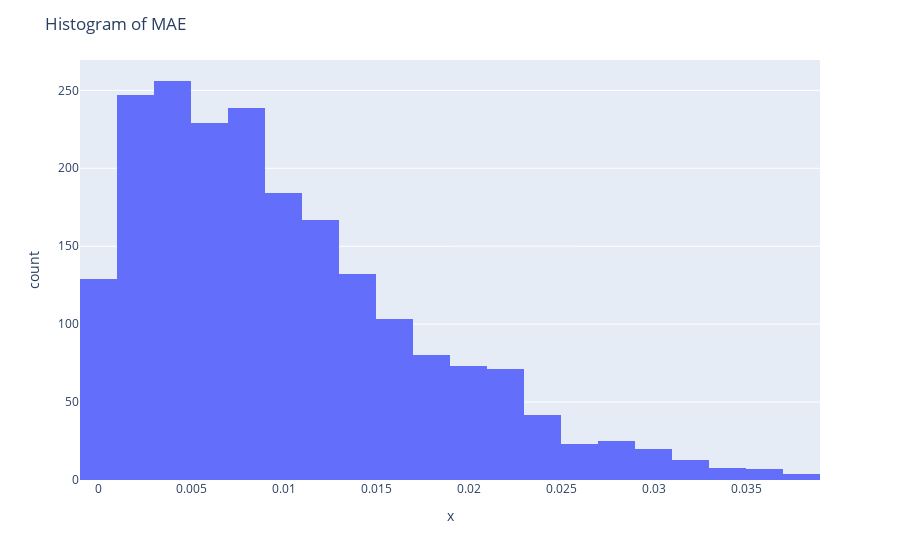

The code cell stored with this chart in its notebook:
### Code cell
all_mae_norms = []

for idx, data in enumerate(train_loader):

    interpolated_ts_coords = data.pos_interpolated_TS.detach().numpy()
    real_ts_coords = data.pos_real_TS
    real_ts_coords = np.array(real_ts_coords[0])

    difference_ts_coords = interpolated_ts_coords - real_ts_coords

    norm_difference_ts_coords = np.linalg.norm(difference_ts_coords, axis=1)
    # Mean absolute error
    mae = np.mean(norm_difference_ts_coords)
    all_mae_norms.append(mae)

    # Plot the real and interpolated TS structures
    # with two different colors on the same plot
    fig = px.scatter_3d(
        x=np.concatenate((real_ts_coords[:, 0], interpolated_ts_coords[:, 0])),
        y=np.concatenate((real_ts_coords[:, 1], interpolated_ts_coords[:, 1])),
        z=np.concatenate((real_ts_coords[:, 2], interpolated_ts_coords[:, 2])),
        color=np.concatenate((np.zeros(len(real_ts_coords)), np.ones(len(interpolated_ts_coords)))),
    )
    # Set the title of the plot as the mean absolute error
    fig.update_layout(title=f"MAE: {mae:.3f} Å")
    fig.write_html(f"plots/hamiltonian_model/interpolated_ts_{idx}_mae_{mae:.3f}.html")

# Plot a histogram of the MAE
fig = px.histogram(x=all_mae_norms, nbins=20)
fig.update_layout(title="Histogram of MAE")
fig.show()

### Figure 1 — Plotly figure (JSON) as saved in the notebook; plotly's stock layout.template omitted (floating-point values rounded to 4 significant figures; data arrays with more than 128 entries replaced by an {"elided": "..."} marker saying what was removed)
{"data": [{"alignmentgroup": "True", "bingroup": "x", "hovertemplate": "x=%{x}<br>count=%{y}<extra></extra>", "legendgroup": "", "marker": {"color": "#636efa", "pattern": {"shape": ""}}, "name": "", "nbinsx": 20, "offsetgroup": "", "orientation": "v", "showlegend": false, "type": "histogram", "x": {"elided": "2052 float values"}, "xaxis": "x", "yaxis": "y"}], "layout": {"barmode": "relative", "legend": {"tracegroupgap": 0}, "margin": {"t": 60}, "title": {"text": "Histogram of MAE"}, "xaxis": {"anchor": "y", "domain": [0, 1], "title": {"text": "x"}}, "yaxis": {"anchor": "x", "domain": [0, 1], "title": {"text": "count"}}}}
